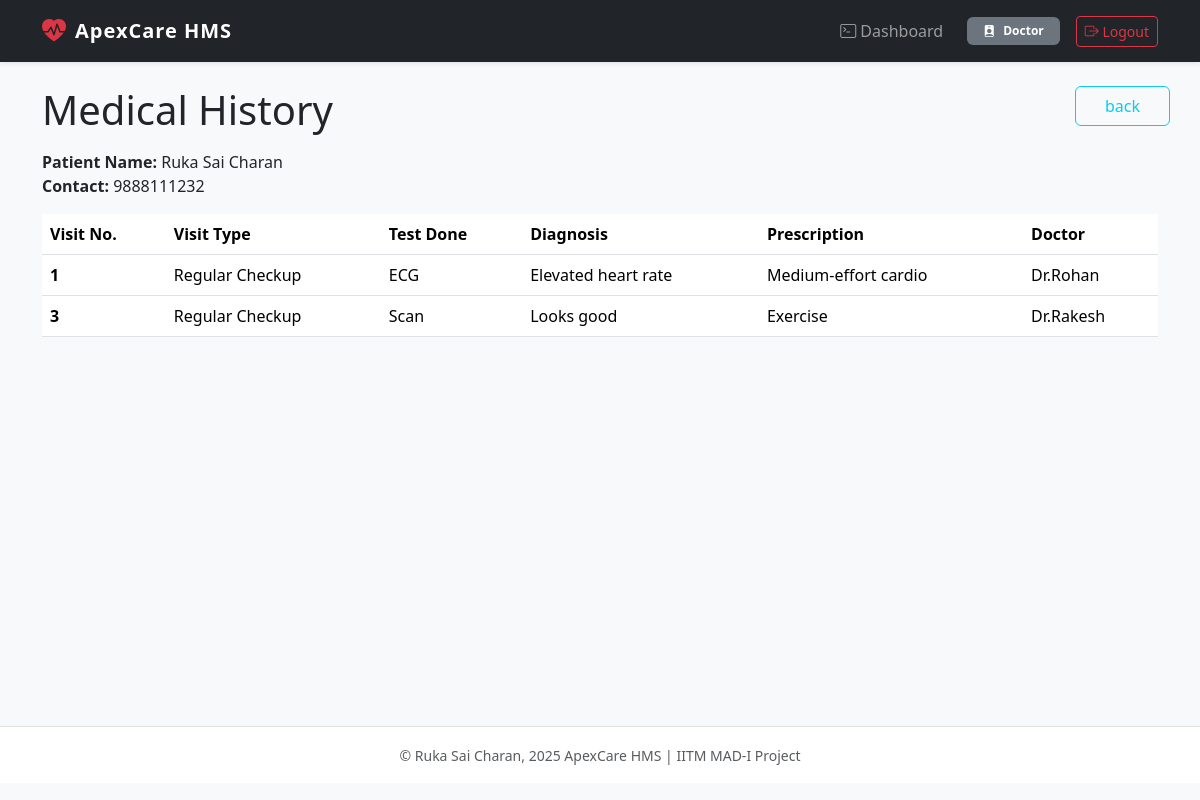
Screenshot of /patient_history/1 (signed in) with the database file from the repository.
### models.py (models this page shows)
class Patient(db.Model):
    id = db.Column(db.Integer, primary_key=True)
    user_id = db.Column(db.Integer, db.ForeignKey('user.id'), nullable=False)
    name = db.Column(db.String(100), nullable=False)
    contact = db.Column(db.String(100))

class Appointment(db.Model):
    id = db.Column(db.Integer, primary_key=True)
    patient_id = db.Column(db.Integer, db.ForeignKey('patient.id'), nullable=False)
    doctor_id = db.Column(db.Integer, db.ForeignKey('doctor.id'), nullable=False)
    appointment_date = db.Column(db.String(100), nullable=False)
    status = db.Column(db.String(50), default='Booked') # e.g., Booked, Completed, Cancelled

class Treatment(db.Model):
    id = db.Column(db.Integer, primary_key=True)
    appointment_id = db.Column(db.Integer, db.ForeignKey('appointment.id'), nullable=False)
    visit_type =  db.Column(db.String(50), default='Routine', nullable=False)
    test_done = db.Column(db.String(50), nullable=False)
    diagnosis = db.Column(db.String(100), nullable=False)
    prescription = db.Column(db.Text, nullable=False)

class Doctor(db.Model):
    id = db.Column(db.Integer, primary_key=True)
    user_id = db.Column(db.Integer, db.ForeignKey('user.id'), nullable=False)
    department_id = db.Column(db.Integer, db.ForeignKey('department.id'), nullable=False)
    name = db.Column(db.String(100), nullable=False)
    dob = db.Column(db.DateTime, nullable=False)
    experience = db.Column(db.Integer, nullable=False)
    specialization = db.Column(db.String(100), nullable=False)
    qualifications = db.Column(db.String(100), nullable=True)
    availability = db.Column(db.String(200), default='{}')

### app.py (the view, shortened to what this page needs)
@app.route('/patient_history/<int:patient_id>')
def patient_history(patient_id):
    if 'user_id' not in session or session.get('role') not in ('doctor', 'admin', 'patient'):
        flash('Unauthorized access')
        return redirect(url_for('login'))
    patient = Patient.query.get_or_404(patient_id)
    doctor = Doctor.query.filter_by(user_id=session['user_id']).first()
    all_appts = Appointment.query.filter_by(
        patient_id=patient.id,
        status="Completed"
    ).all()
    print(all_appts)
    history = []
    for appt in all_appts:
        treatment = Treatment.query.filter_by(appointment_id=appt.id).first()
        doctor_treated = Doctor.query.filter_by(id=appt.doctor_id).first()
        history.append({
            'appointment': appt,
            'treatment': treatment,  # This will be None if not completed
            'doctor': doctor_treated
        })
    return render_template(
        'patient_history.html',
        patient=patient,
        history=history
    )

### templates/patient_history.html (shortened to what this page needs)
{% extends "base.html" %}
{% block content %}
    <div class="row my-2">
        <div class="col-11">
            <h1>Medical History</h1>
        </div>
        <button onclick="goBack()" class="btn btn-outline-info mb-3 col-1">back</button>
    </div>
    <p><strong>Patient Name:</strong> {{ patient.name }}<br/>
    <strong>Contact:</strong> {{ patient.contact }}</p>
    {% if not history %}
        <p>No appointment history found for this patient</p>
    {% else %}
        <table class="table">
            <thead>
                <tr>
                <th scope="col">Visit No.</th>
                <th scope="col">Visit Type</th>
                <th scope="col">Test Done</th>
                <th scope="col">Diagnosis</th>
                <th scope="col">Prescription</th>
                <th scope="col">Doctor</th>
                </tr>
            </thead>
            <tbody>
            {% for item in history %}
                <tr>
                    <th scope="row">{{item.appointment.id}}</th>
                    <td>{{item.treatment.visit_type}}</td>
                    <td>{{item.treatment.test_done}}</td>
                    <td>{{item.treatment.diagnosis}}</td>
                    <td>{{item.treatment.prescription}}</td>
                    <td>Dr.{{item.doctor.name}}</td>
                </tr>
            {% endfor %}
            </tbody>
        </table>
    {% endif %}
{% endblock %}

### rows the page displays
Patient: name "Ruka Sai Charan", contact "9888111232"
Appointment: appointment.id "1"
Treatment: treatment.visit_type "Regular Checkup", treatment.test_done "ECG", treatment.diagnosis "Elevated heart rate", treatment.prescription "Medium-effort cardio"
Doctor: doctor.name "Rohan"
Appointment: appointment.id "3"
Treatment: treatment.visit_type "Regular Checkup", treatment.test_done "Scan", treatment.diagnosis "Looks good", treatment.prescription "Exercise"
Doctor: doctor.name "Rakesh"

### other values shown
{{ session.role|capitalize }} "Doctor"
